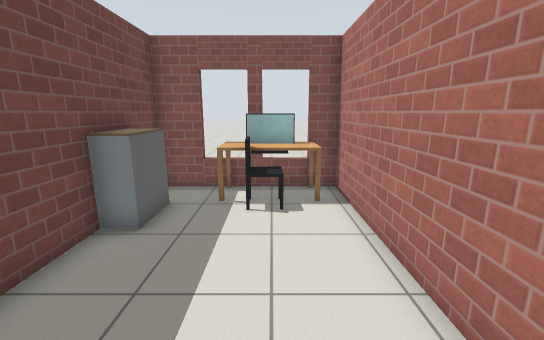
View 1 (above)

18 first-person views from a walk through a Gazebo world. The camera is 1.3 m above the floor, tilts 12° down and sees 90° across. The floor is counted in squares, 0.5 m on a side. Each view is taken from the middle of a square. On the plan, view 1 faces up. The plan holds only what a view shows up to about 18 squares ahead; the rest is blank. Gazebo's built-in surfaces are drawn with simple patterns. Some stock models are drawn as simple stand-ins. Some surface patterns are stand-ins.

View 2
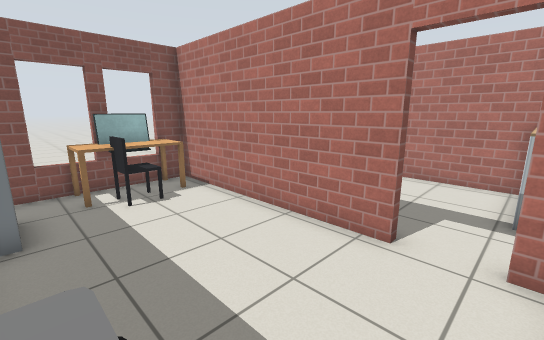

View 3
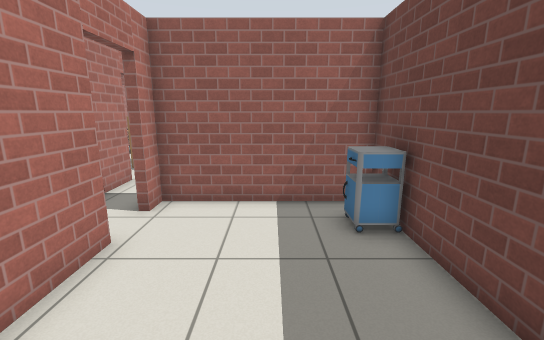

View 4
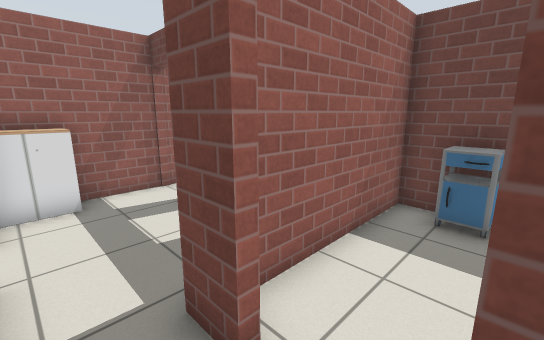

View 5
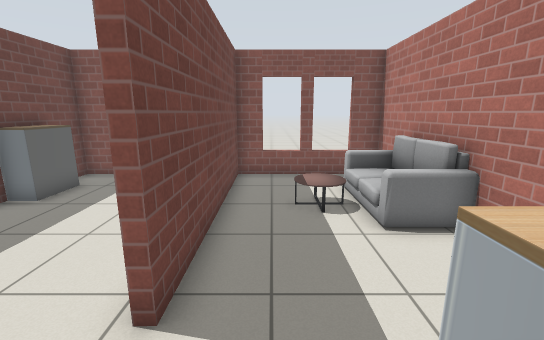

View 6
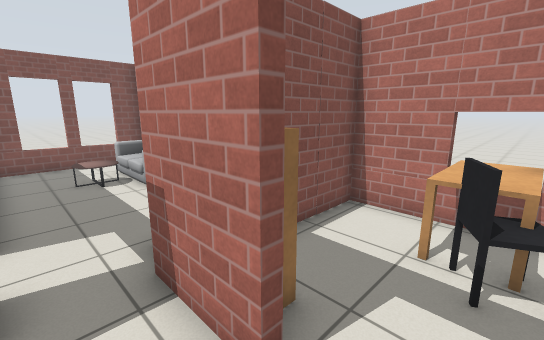

View 7
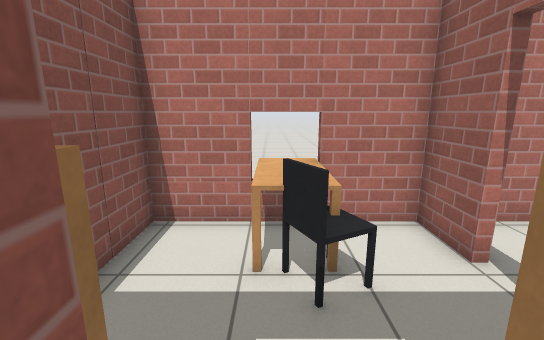

View 8
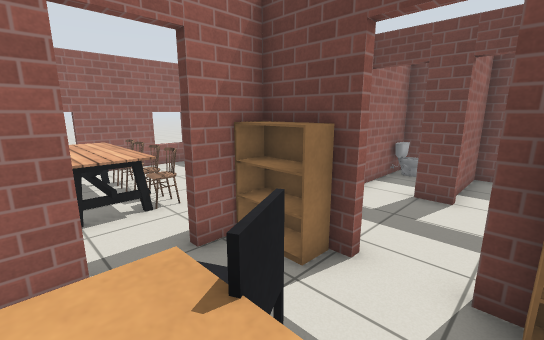

View 9
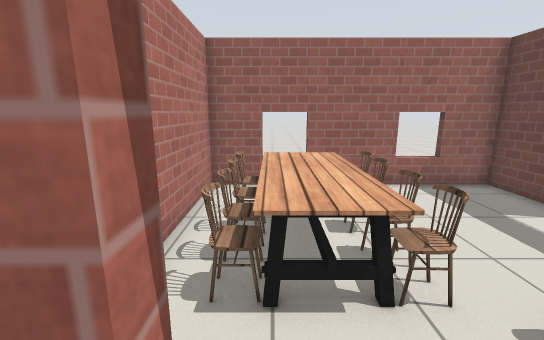

View 10
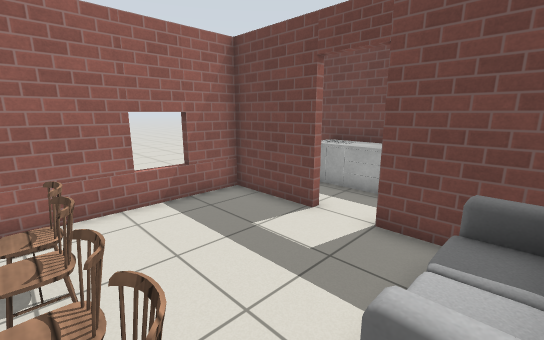

View 11
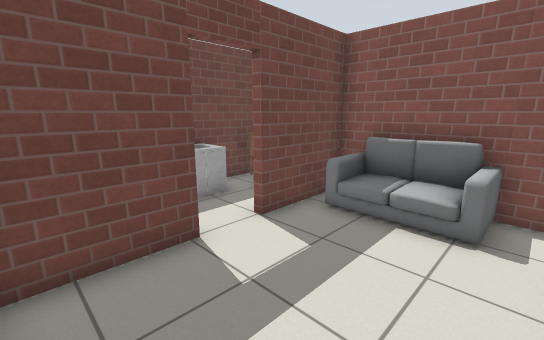

View 12
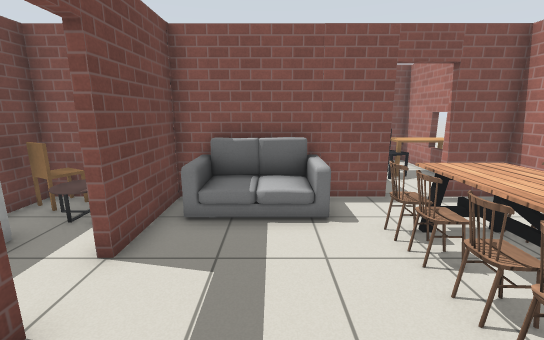

View 13
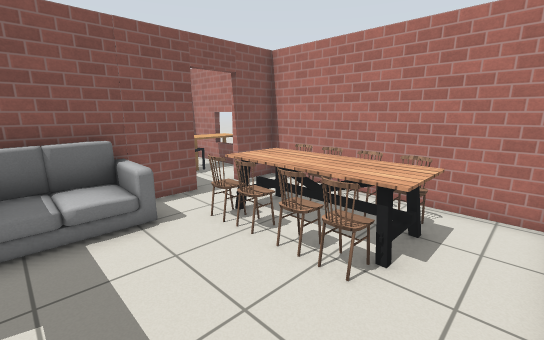

View 14
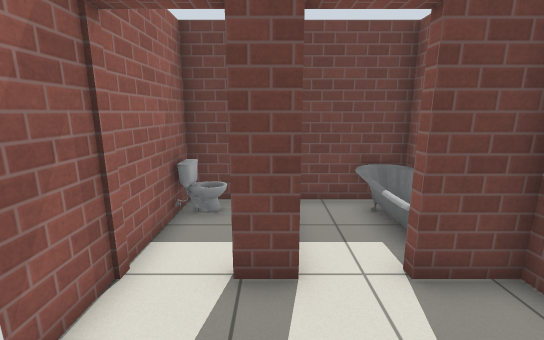

View 15
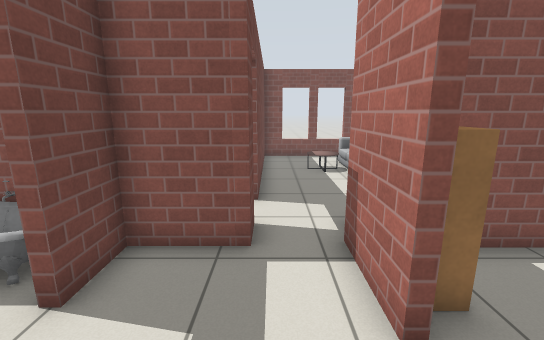

View 16
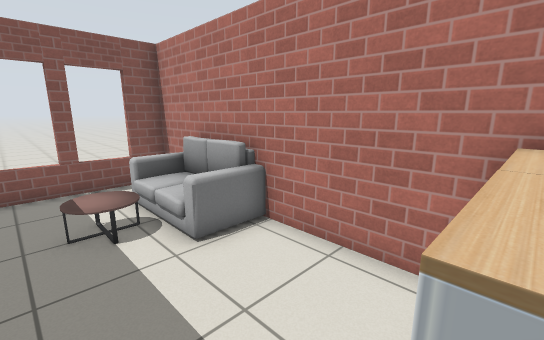

View 17
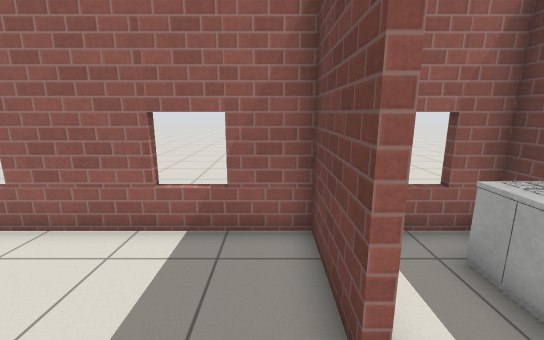

View 18
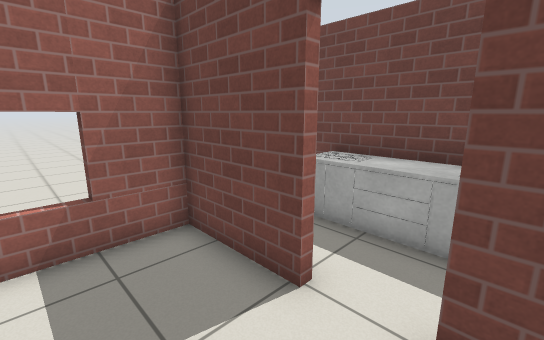

### Floor plan
Points are (right, up) in squares from view 1. A wall is a line through its corners. A room is listed if a view was taken in it or the views show most of it. See-through windows are left out.
Room 1 (views 1, 2, 3)
walls: (2.3, 0.9) (2.3, 9.4) (-3.9, 9.4) (-3.9, -1.7) (2.3, -1.7) (2.3, -0.9)
ways out: open door at (2.2, 0) to room 2
objects: side table (-3, 0); cabinet (-3, 6) to (-3, 7); office chair (-1, 7) to (0, 8); table (-1, 9); monitor (0, 9); table (1, 8) to (1, 9)
Room 2 (views 4, 16)
walls: (8.5, -1.1) (8.5, 9.4) (2.6, 9.4) (2.6, 0.9)
ways out: open door at (2.2, 0) to room 1; opening at (4, -2) to room 3
objects: cabinet (5, -1) to (6, -1); coffee table (5, 5) to (6, 6); cabinet (7, -1) to (8, -1); sofa (7, 4) to (8, 7)
Room 3 (views 5, 6, 7, 8, 9, 14, 15)
walls: (4.5, -4.4) (4.5, -1.8); (4.8, -3.8) (4.8, -4.4); (4.7, -8.5) (6.6, -8.5); (8.2, -8.5) (10.2, -8.5) (10.2, -2.1) (6.2, -2.1); (10.6, -4.4) (10.1, -4.4); (2.6, -0.9) (2.6, -2.1) (0.1, -2.1) (0.1, -3.8); (0.1, -5.7) (0.1, -6.6)
ways out: opening at (4, -2) to room 2; open door at (7.5, -9) to room 4; open door at (0, -4.5) to room 6; open door at (0, -7.5) to room 7
objects: cabinet (3, -8) to (4, -8); bookshelf (5, -8) to (5, -7); bookshelf (5, -3); office chair (7, -6) to (8, -5); desk (9, -6) to (11, -5)
Room 4 (views 10, 11, 12, 13, 17, 18)
walls: (6.6, -8.8) (4.4, -8.8); (0.1, -14.3) (0.1, -17.7) (10.2, -17.7) (10.2, -8.8) (8.2, -8.8); (0.1, -8.8) (0.1, -12.5)
ways out: open door at (7.5, -9) to room 3; open door at (0, -13.5) to room 5
objects: sofa (1, -11) to (4, -9); chair (6, -15); chair (6, -14); chair (6, -13); chair (6, -12) to (6, -11); dining table (7, -15) to (7, -11); chair (8, -15) to (9, -15); chair (8, -14) to (9, -14); chair (8, -13) to (9, -13); chair (8, -12) to (9, -11)
Room 5 (no view inside)
walls: (-3.9, -8.8) (-3.9, -17.7) (-1.9, -17.7)
ways out: open door at (0, -13.5) to room 4
objects: counter (-3, -16) to (-3, -12); chair (-3, -10) to (-3, -9); coffee table (-2, -11) to (-2, -10)
Room 6 (no view inside)
walls: (-1.8, -2.1) (-3.9, -2.1) (-3.9, -5.7) (0.1, -5.7)
ways out: open door at (0, -4.5) to room 3
objects: other object (-3, -3) to (-1, -3)
Room 7 (no view inside)
walls: (-3.9, -7.1) (-3.9, -8.5) (0.6, -8.5)
ways out: open door at (0, -7.5) to room 3
objects: other object (-3, -8) to (-3, -7)

Positions as (right, up) in squares from view 1, and headings:
1: (0, 0), facing up
2: (-3, -1), facing up-right
3: (-1, 6), facing down
4: (4, 1), facing down-left
5: (4, -2), facing up
6: (3, -6), facing up-right
7: (4, -5), facing right
8: (9, -4), facing down-left
9: (8, -8), facing down
10: (6, -10), facing down-left
11: (5, -17), facing up-left
12: (3, -17), facing up
13: (2, -17), facing up-right
14: (4, -6), facing left
15: (3, -7), facing up
16: (4, -1), facing up-right
17: (1, -12), facing down
18: (3, -12), facing down-left
